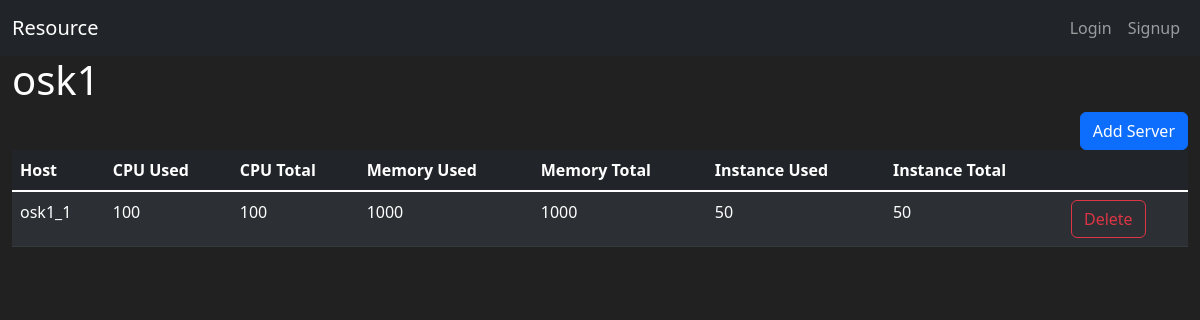
The app's page /region/2/, older data.
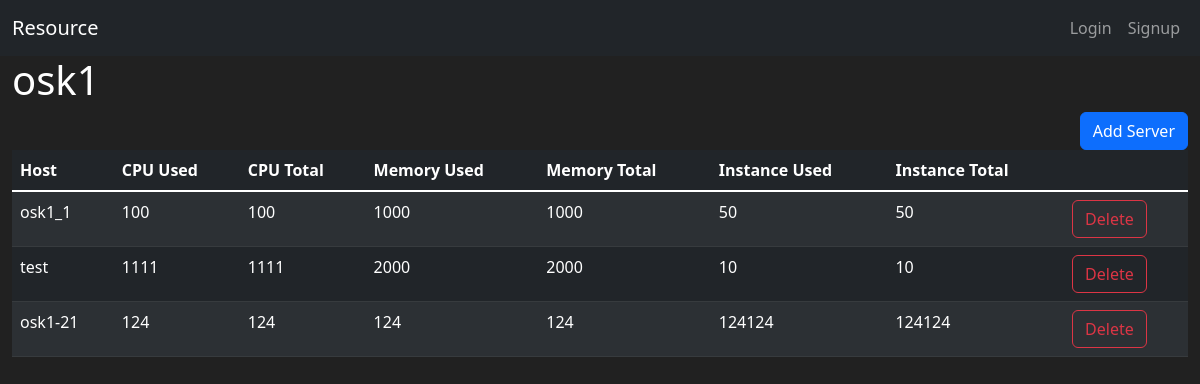
The same page, newer data.
### resource/models.py (models this page shows, shortened)
class Region(db.Model):
    id = db.Column(db.Integer, primary_key=True)
    name = db.Column(db.String(100), nullable=False, unique=True)

class Server(db.Model):
    id = db.Column(db.Integer, primary_key=True)
    region_id = db.Column(db.Integer(), db.ForeignKey(
        'region.id'))
    region = db.relationship('Region', backref=db.backref(
        'servers', cascade='all, delete-orphan'))
    host = db.Column(db.String(100), nullable=False, unique=True)
    cpu = db.Column(db.Integer(), nullable=False)
    memory = db.Column(db.Integer(), nullable=False)
    instance = db.Column(db.Integer(), nullable=False)

### resource/views/region_views.py (the view)
@bp.route('/<int:region_id>/', methods=('GET', 'POST'))
def detail(region_id):
    form = ServerCreateForm()
    regions = Region.query.all()
    region = Region.query.get_or_404(region_id)
    servers = Server.query.filter_by(region_id=region_id)
    if request.method == 'POST' and form.validate_on_submit():
        server = Server(region_id=region_id, host=form.host.data, cpu=form.cpu.data,
                        memory=form.memory.data, instance=form.instance.data)
        db.session.add(server)
        db.session.commit()
    return render_template('region/region_detail.html', regions=regions, region=region, servers=servers, form=form)

### resource/views/auth_views.py (called while the page is built)
@bp.before_app_request
def load_logged_in_user():
    user_id = session.get('user_id')
    if user_id is None:
        g.user = None
    else:
        g.user = User.query.get(user_id)

### resource/templates/region/region_detail.html (shortened to what this page needs)
{% extends "base.html" %}
{% block content %}
<div class="container-fluid">
    <h1>{{ region.name }}</h1>
    <div class="d-grid gap-2 d-md-flex justify-content-md-end">
        <button class="btn btn-primary" type="button" data-bs-toggle="modal" data-bs-target="#modal_add_server-{{ region.id }}">Add Server</button>
    </div>
    <table class="table table-hover table-striped table-dark">
        <thead>
        <tr>
            <th scope="col">Host</th>
            <th scope="col">CPU Used</th>
            <th scope="col">CPU Total</th>
            <th scope="col">Memory Used</th>
            <th scope="col">Memory Total</th>
            <th scope="col">Instance Used</th>
            <th scope="col">Instance Total</th>
            <th scope="col"></th>
        </tr>
        </thead>
        <tbody class="table-group-divider">
            {% for server in servers %}
        <tr>
            <td>{{ server.host }}</td>
            <td>{{ server.cpu }}</td>
            <td>{{ server.cpu }}</td>
            <td>{{ server.memory }}</td>
            <td>{{ server.memory }}</td>
            <td>{{ server.instance }}</td>
            <td>{{ server.instance }}</td>
            <td>
                <button type="button" class="btn btn-outline-danger">Delete</button>
            </td>
        </tr>
        {% endfor %}
        </tbody>
    </table>
</div>
{% endblock %}

### resource/templates/base.html (shortened to what this page needs)
<!DOCTYPE html>
<html lang="en">
<head>
    <link href="https://cdn.jsdelivr.net/npm/bootstrap@5.2.0-beta1/dist/css/bootstrap.min.css" rel="stylesheet">
</head>
<body>
    {% include "navbar.html" %}
    {% block content %}
    {% endblock %}
</body>
</html>

### resource/templates/navbar.html (shortened to what this page needs)
<nav class="navbar navbar-expand-lg navbar-dark bg-dark">
    <div class="container-fluid">
      <a class="navbar-brand" href="{{ url_for('main.index') }}">Resource</a>
      {% if g.user %}
      <div class="collapse navbar-collapse" id="navbarNav">
        <ul class="navbar-nav">
          {% for region in regions %}
            <li class="nav-item">
                <a class="nav-link" href="{{ url_for('region.detail', region_id=region.id) }}">{{ region.name }}</a>
            </li>
          {% endfor %}
        </ul>
      </div>
        <ul class="navbar-nav">
          <div class="nav-item">
            <a class="nav-link" href="#">{{ g.user.name }}</a>
          </div>
          <li class="nav-item">
            <a class="nav-link" href="{{ url_for('auth.logout') }}">Logout</a>
          </li>
         </ul>
      {% else %}
        <ul class="navbar-nav">
            <li class="nav-item">
            <a class="nav-link" href="{{ url_for('auth.login') }}">Login</a>
            </li>
            <li class="nav-item">
            <a class="nav-link" href="{{ url_for('auth.signup') }}">Signup</a>
            </li>
        </ul>
      {% endif %}
    </div>
  </nav>

### resource/templates/base.html (style rules this page uses)
body { background-color: #212121; color: white }

Row changes from the older to the newer data that the page shows:
added Server: host "test", cpu "1111", memory "2000", instance "10"
added Server: host "osk1-21", cpu "124", memory "124", instance "124124"
